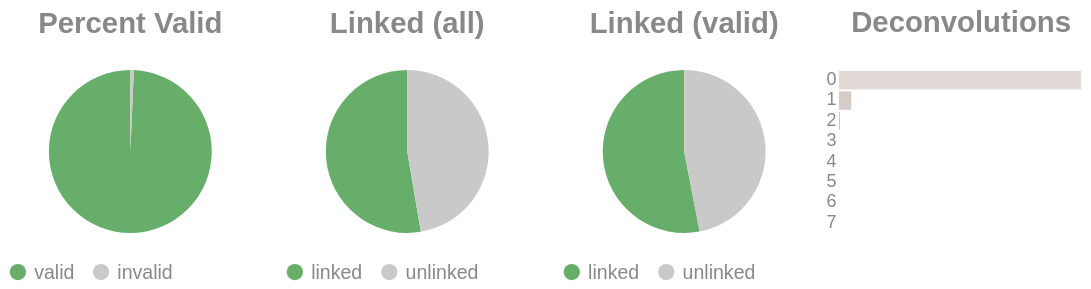

This figure's notebook cell:
### Code cell
if SKIPLR:
    pass
else:
    clash = Counter()
    for i in valids['molecule'].to_list():
        _mol = i.split("-")
        if len(_mol) == 1:
            clash.update('0')
        else:
            clash.update(_mol[-1])

    _d = {"deconvolutions": [], 'count': []}
    for k,v in clash.items():
        _d['deconvolutions'].append(k)
        _d['count'].append(v)

    tot_valid = valids['reads'].sum()
    mask = valids['reads'] >= 2
    n_linked_reads = valids.filter(mask)['reads'].sum()
    if n_linked_reads == 0:
        print_html("No linked molecules (>=2 reads) were detected; skipping linked-only distributions.")
        SKIPLR = True
    else:
        perc_valid = round(tot_valid / n_reads, 4)
        linked_perc_abs = round(n_linked_reads / n_reads, 4)
        linked_perc = round(n_linked_reads / tot_valid, 4)

    _valid = pl.DataFrame({"valids": ['valid', 'invalid'], "count": [tot_valid, n_reads - tot_valid]})
    _linked_abs = pl.DataFrame({"linked (absolute)": ['linked', 'unlinked'], "count": [n_linked_reads, n_reads - n_linked_reads]})
    _linked_rel = pl.DataFrame({"linked (valids)": ['linked', 'unlinked'], "count": [n_linked_reads, tot_valid - n_linked_reads]})

    (
        alt.hconcat(
            piechart(_valid, goodval = 'valid', title = "Percent Valid"),
            piechart(_linked_abs, goodval = "linked", title =  "Linked (all)"),
            piechart(_linked_rel, goodval = "linked", title =  "Linked (valid)"),
            convolutionbar(pl.DataFrame(_d), title = "Deconvolutions"),
            center = True,
            bounds = 'flush'
        )
        .resolve_scale(color='independent')
        .resolve_legend('independent')
        .properties(usermeta={'embedOptions': {"actions": False}})
    ).display()

### Figure 1 — Vega-Lite specification as saved in the notebook (floating-point values rounded to 4 significant figures)
{"width": "container", "height": 400, "config": {"title": {"anchor": "start", "dy": -15, "fontSize": 18, "color": "#888888", "subtitleColor": "#888888", "subtitleFontSize": 14}, "arc": {"fill": "#0072B2"}, "axis": {"domainColor": "#888888", "domainWidth": 0.5, "gridWidth": 0.2, "grid": false, "titleFontWeight": 400, "titleFontSize": 15, "labelFontSize": 11, "labelColor": "#888888", "tickColor": "#888888", "tickWidth": 0.2, "titleColor": "#888888"}, "axisBand": {"grid": false}, "axisX": {"grid": true, "tickSize": 10, "domainCap": "round"}, "axisY": {"domain": false, "grid": true, "tickSize": 0, "domainCap": "round"}, "background": "transparent", "header": {"labelFontSize": 15, "labelColor": "#888888", "titleFontSize": 15, "titleFontWeight": 600, "titleColor": "#888888"}, "legend": {"labelFont": "sans-serif", "labelFontSize": 12, "labelColor": "#888888", "symbolSize": 100, "symbolType": "circle", "titleFontSize": 12, "titlePadding": 10, "titleColor": "#888888", "title": null}, "range": {"category": ["#E69F00", "#56B4E9", "#009E73", "#F0E442", "#0072B2", "#D55E00", "#CC79A7", "#000000"], "diverging": ["#cfe8f3", "#a2d4ec", "#73bfe2", "#46abdb", "#1696d2", "#12719e"]}, "area": {"fill": "#0072B2", "fillOpacity": 0.7, "line": true, "strokeOpacity": 0.7}, "line": {"color": "#0072B2", "stroke": "#0072B2", "strokeWidth": 2}, "trail": {"color": "#0072B2", "stroke": "#0072B2", "strokeWidth": 0, "size": 1}, "point": {"filled": true, "fillOpacity": 1.0, "size": 95}, "text": {"color": "#888888", "fontSize": 11, "align": "right", "fontWeight": 400, "size": 11}, "bar": {"fill": "#0072B2", "stroke": null}, "view": {"stroke": null, "continuousWidth": 660, "continuousHeight": 400}}, "hconcat": [{"data": {"name": "data-fef6253bcd89b52510d0b7ec3605d0ce"}, "mark": {"type": "arc"}, "encoding": {"color": {"field": "valids", "legend": {"orient": "bottom", "title": null}, "scale": {"domain": ["valid", "invalid"], "range": ["#68ae6b", "#C9C9C9"]}, "title": "Valids", "type": "nominal"}, "theta": {"field": "count", "type": "quantitative"}, "tooltip": [{"field": "valids", "title": "Valids", "type": "ordinal"}, {"field": "percent", "format": ".2%", "title": "Percent", "type": "quantitative"}, {"field": "count", "title": "Count", "type": "quantitative"}]}, "height": 100, "title": {"text": "Percent Valid", "align": "center", "anchor": "middle"}, "transform": [{"calculate": "datum.count / 11000349", "as": "percent"}], "width": 150}, {"data": {"name": "data-bbcdd13bbe3bd048753e590f5cc39795"}, "mark": {"type": "arc"}, "encoding": {"color": {"field": "linked (absolute)", "legend": {"orient": "bottom", "title": null}, "scale": {"domain": ["linked", "unlinked"], "range": ["#68ae6b", "#C9C9C9"]}, "title": "Linked (Absolute)", "type": "nominal"}, "theta": {"field": "count", "type": "quantitative"}, "tooltip": [{"field": "linked (absolute)", "title": "Linked (Absolute)", "type": "ordinal"}, {"field": "percent", "format": ".2%", "title": "Percent", "type": "quantitative"}, {"field": "count", "title": "Count", "type": "quantitative"}]}, "height": 100, "title": {"text": "Linked (all)", "align": "center", "anchor": "middle"}, "transform": [{"calculate": "datum.count / 11000349", "as": "percent"}], "width": 150}, {"data": {"name": "data-06f81da68c88b59da70e8c41044d47d1"}, "mark": {"type": "arc"}, "encoding": {"color": {"field": "linked (valids)", "legend": {"orient": "bottom", "title": null}, "scale": {"domain": ["linked", "unlinked"], "range": ["#68ae6b", "#C9C9C9"]}, "title": "Linked (Valids)", "type": "nominal"}, "theta": {"field": "count", "type": "quantitative"}, "tooltip": [{"field": "linked (valids)", "title": "Linked (Valids)", "type": "ordinal"}, {"field": "percent", "format": ".2%", "title": "Percent", "type": "quantitative"}, {"field": "count", "title": "Count", "type": "quantitative"}]}, "height": 100, "title": {"text": "Linked (valid)", "align": "center", "anchor": "middle"}, "transform": [{"calculate": "datum.count / 10923845", "as": "percent"}], "width": 150}, {"data": {"name": "data-580fd8d262bc615b279ce0846bb1532b"}, "mark": {"type": "bar"}, "encoding": {"color": {"field": "deconvolutions", "legend": null, "scale": {"scheme": "lightgreyred"}, "type": "nominal"}, "tooltip": [{"field": "deconvolutions", "title": "Deconvolutions", "type": "ordinal"}, {"field": "percent", "format": ".2%", "title": "Percent", "type": "quantitative"}, {"field": "count", "title": "Count", "type": "quantitative"}], "x": {"axis": null, "field": "count", "type": "quantitative"}, "y": {"field": "deconvolutions", "sort": "ascending", "title": null, "type": "nominal"}}, "height": 100, "title": {"text": "Deconvolutions", "align": "center", "anchor": "middle"}, "transform": [{"calculate": "datum.count / 6800109", "as": "percent"}], "width": 150}], "bounds": "flush", "center": true, "resolve": {"legend": {"angle": "independent"}, "scale": {"color": "independent"}}, "usermeta": {"embedOptions": {"actions": false}}, "$schema": "https://vega.github.io/schema/vega-lite/v6.1.0.json", "datasets": {"data-fef6253bcd89b52510d0b7ec3605d0ce": [{"valids": "valid", "count": 10923845}, {"valids": "invalid", "count": 76504}], "data-bbcdd13bbe3bd048753e590f5cc39795": [{"linked (absolute)": "linked", "count": 5794340}, {"linked (absolute)": "unlinked", "count": 5206009}], "data-06f81da68c88b59da70e8c41044d47d1": [{"linked (valids)": "linked", "count": 5794340}, {"linked (valids)": "unlinked", "count": 5129505}], "data-580fd8d262bc615b279ce0846bb1532b": [{"deconvolutions": "0", "count": 6443017}, {"deconvolutions": "1", "count": 328419}, {"deconvolutions": "2", "count": 25709}, {"deconvolutions": "3", "count": 2588}, {"deconvolutions": "4", "count": 313}, {"deconvolutions": "5", "count": 55}, {"deconvolutions": "6", "count": 7}, {"deconvolutions": "7", "count": 1}]}}
